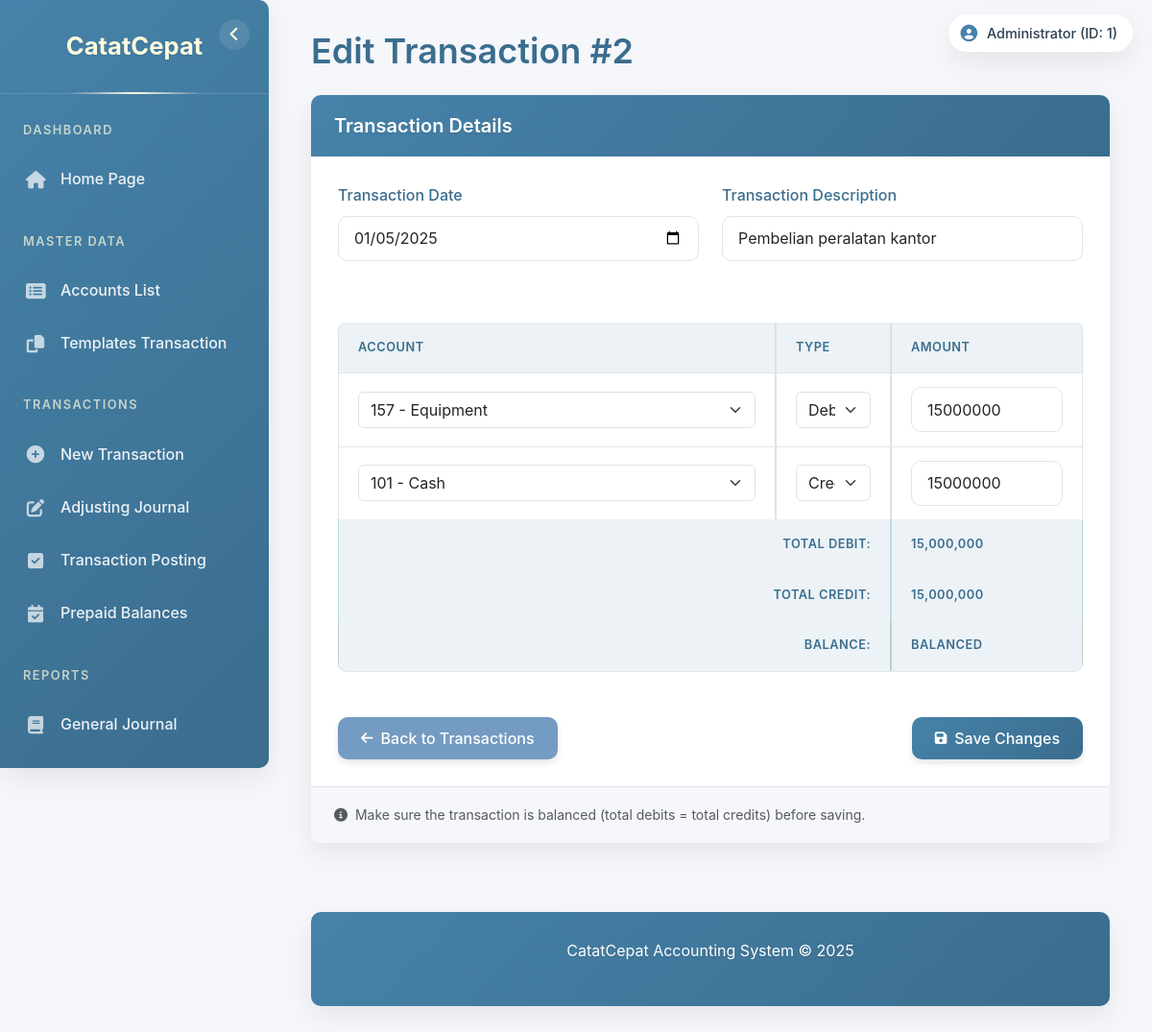
Page /index.php?page=edit_transaction&id=2 (signed in) on the committed database.
### tables this page shows
CREATE TABLE `users` (
  `id` int NOT NULL,
  `username` varchar(50) NOT NULL,
  `password` varchar(255) NOT NULL,
  `nama_lengkap` varchar(100) DEFAULT NULL,
  `roles` varchar(10) NOT NULL
);

CREATE TABLE `transaksi` (
  `id_transaksi` int NOT NULL,
  `tgl_transaksi` date NOT NULL,
  `nama_transaksi` varchar(100) NOT NULL,
  `post` varchar(1) NOT NULL DEFAULT '0',
  `hapus` varchar(1) NOT NULL DEFAULT '0',
  `adjustment_end_date` date DEFAULT NULL,
  `needs_adjustment` tinyint(1) NOT NULL DEFAULT '0',
  `adjustment_start_date` date DEFAULT NULL,
  `penyesuaian` tinyint(1) DEFAULT '0'
);

CREATE TABLE `detail_transaksi` (
  `id_detail_transaksi` int NOT NULL,
  `id_transaksi` int NOT NULL,
  `id_akun` int NOT NULL,
  `debit_kredit` varchar(1) NOT NULL,
  `nilai` int NOT NULL,
  `penyesuaian` tinyint(1) NOT NULL DEFAULT '0'
);

### pages/edit_transaction.php (the view, shortened to what this page needs)
<?php
$transaction_id = intval($_GET['id']);
$transaction_query = "SELECT id_transaksi, tgl_transaksi, nama_transaksi, post, hapus FROM transaksi WHERE id_transaksi = ?";
$stmt = $conn->prepare($transaction_query);
$stmt->bind_param("i", $transaction_id);
$stmt->execute();
$result = $stmt->get_result();
$transaction = $result->fetch_assoc();
$details_query = "SELECT dt.id_detail_transaksi, dt.id_akun, a.nama_akun, dt.debit_kredit, dt.nilai
                 FROM detail_transaksi dt
                 JOIN akun a ON dt.id_akun = a.id_akun
                 WHERE dt.id_transaksi = ?
                 ORDER BY dt.id_detail_transaksi";
$stmt = $conn->prepare($details_query);
$stmt->bind_param("i", $transaction_id);
$stmt->execute();
$result_details = $stmt->get_result();
$accounts_query = "SELECT id_akun, nama_akun FROM akun ORDER BY id_akun";
$accounts_result = $conn->query($accounts_query);
$accounts = [];
while ($row = $accounts_result->fetch_assoc()) {
    $accounts[$row['id_akun']] = $row['nama_akun'];
}
?>
<div class="row">
    <div class="col-md-12">
        <h1 class="mb-4">Edit Transaction #<?php echo $transaction_id; ?></h1>
        <div class="card">
            <div class="card-header bg-primary text-white">
                <div class="d-flex justify-content-between align-items-center">
                    <h5 class="mb-0">Transaction Details</h5>
                </div>
            </div>
            <div class="card-body">
                <form method="POST" action="" id="editTransactionForm">
                    <div class="row mb-3">
                        <div class="col-md-6">
                            <label for="tgl_transaksi" class="form-label">Transaction Date</label>
                            <input type="date" class="form-control" id="tgl_transaksi" name="tgl_transaksi"
                                value="<?php echo $transaction['tgl_transaksi']; ?>" required>
                        </div>
                        <div class="col-md-6">
                            <label for="nama_transaksi" class="form-label">Transaction Description</label>
                            <input type="text" class="form-control" id="nama_transaksi" name="nama_transaksi"
                                value="<?php echo htmlspecialchars($transaction['nama_transaksi']); ?>" required>
                        </div>
                    </div>
                    <h5 class="mt-4 mb-3">Transaction Entries</h5>
                    <div class="table-responsive">
                        <table class="table table-bordered" id="entriesTable">
                            <thead class="table-light">
                                <tr>
                                    <th>Account</th>
                                    <th width="120">Type</th>
                                    <th width="200">Amount</th>
                                </tr>
                            </thead>
                            <tbody>
                                <?php
                                $total_debit = 0;
                                $total_kredit = 0;
                                while ($detail = $result_details->fetch_assoc()) {
                                    if ($detail['debit_kredit'] == 'D') {
                                        $total_debit += $detail['nilai'];
                                    } else {
                                        $total_kredit += $detail['nilai'];
                                    }
                                ?>
                                    <tr>
                                        <td>
                                            <select name="account[]" class="form-select" required>
                                                <?php foreach ($accounts as $id => $name): ?>
                                                    <option value="<?php echo $id; ?>" <?php echo ($id == $detail['id_akun']) ? 'selected' : ''; ?>>
                                                        <?php echo $id . ' - ' . $name; ?>
                                                    </option>
                                                <?php endforeach; ?>
                                            </select>
                                        </td>
                                        <td>
                                            <select name="debit_kredit[]" class="form-select debit-kredit" required>
                                                <option value="D" <?php echo ($detail['debit_kredit'] == 'D') ? 'selected' : ''; ?>>Debit</option>
                                                <option value="K" <?php echo ($detail['debit_kredit'] == 'K') ? 'selected' : ''; ?>>Credit</option>
                                            </select>
                                        </td>
                                        <td>
                                            <input type="number" name="nilai[]" class="form-control nilai-input"
                                                value="<?php echo $detail['nilai']; ?>" min="1" required>
                                        </td>
                                    </tr>
                                <?php
                                }
                                ?>
                            </tbody>
                            <tfoot>
                                <tr class="table-info">
                                    <th colspan="2" class="text-end">Total Debit:</th>
                                    <th id="total-debit"><?php echo number_format($total_debit); ?></th>
                                </tr>
                                <tr class="table-info">
                                    <th colspan="2" class="text-end">Total Credit:</th>
                                    <th id="total-kredit"><?php echo number_format($total_kredit); ?></th>
                                </tr>
                                <tr id="balance-row" class="<?php echo ($total_debit == $total_kredit) ? 'table-success' : 'table-danger'; ?>">
                                    <th colspan="2" class="text-end">Balance:</th>
                                    <th id="balance"><?php echo ($total_debit == $total_kredit) ? 'BALANCED' : 'NOT BALANCED'; ?></th>
                                </tr>
                            </tfoot>
                        </table>
                    </div>
                    <div class="d-flex justify-content-between mt-4">
                        <a href="index.php?page=posting" class="btn btn-secondary">
                            <i class="fas fa-arrow-left"></i> Back to Transactions
                        </a>
                        <button type="submit" class="btn btn-primary" id="submitBtn">
                            <i class="fas fa-save"></i> Save Changes
                        </button>
                    </div>
                </form>
            </div>
            <div class="card-footer text-muted">
                <small>
                    <i class="fas fa-info-circle me-1"></i>
                    Make sure the transaction is balanced (total debits = total credits) before saving.
                </small>
            </div>
        </div>
    </div>
</div>

### index.php (shortened to what this page needs)
<?php
include "config/connect.php";
$page = isset($_GET['page']) ? $_GET['page'] : 'home';
$user_id = 0;
$nama_lengkap = $_SESSION['nama_lengkap'] ?? $_SESSION['username'];
$username = $_SESSION['username'];
$sql = "SELECT id FROM users WHERE username = ?";
$stmt = $conn->prepare($sql);
$stmt->bind_param("s", $username);
$stmt->execute();
$result = $stmt->get_result();
if ($user = $result->fetch_assoc()) {
    $user_id = $user['id'];
}
?>
<!DOCTYPE html>
<html lang="en">
<head>
    <link href="https://cdn.jsdelivr.net/npm/bootstrap@5.3.0-alpha1/dist/css/bootstrap.min.css" rel="stylesheet">
    <link rel="stylesheet" href="https://cdnjs.cloudflare.com/ajax/libs/font-awesome/6.4.0/css/all.min.css">
    <link rel="stylesheet" href="style.css">
</head>
<body>
    <div class="user-info">
        <i class="fas fa-user-circle"></i>
        <span><?php echo htmlspecialchars($nama_lengkap); ?> (ID: <?php echo htmlspecialchars($user_id); ?>)</span>
    </div>
    <div class="sidebar" id="sidebar">
        <button class="minimize-toggle" id="minimizeToggle">
            <i class="fas fa-angle-left"></i>
        </button>
        <div class="sidebar-brand">
            <span class="brand-full">CatatCepat</span>
        </div>
        <ul class="sidebar-nav">
            <li class="nav-section-title">Dashboard</li>
            <li class="nav-item">
                <a class="nav-link <?php echo $page == 'home' ? 'active' : ''; ?>" href="index.php">
                    <i class="fas fa-home"></i>
                    <span>Home Page</span>
                </a>
            </li>
            <li class="nav-section-title">Master Data</li>
            <li class="nav-item">
                <a class="nav-link <?php echo $page == 'accounts' ? 'active' : ''; ?>" href="index.php?page=accounts">
                    <i class="fas fa-list-alt"></i>
                    <span>Accounts List</span>
                </a>
            </li>
            <li class="nav-item">
                <a class="nav-link <?php echo $page == 'reaksi' ? 'active' : ''; ?>" href="index.php?page=reaksi">
                    <i class="fas fa-copy"></i>
                    <span>Templates Transaction</span>
                </a>
            </li>
            <li class="nav-section-title">Transactions</li>
            <li class="nav-item">
                <a class="nav-link <?php echo $page == 'input_transaction' ? 'active' : ''; ?>" href="index.php?page=input_transaction">
                    <i class="fas fa-plus-circle"></i>
                    <span>New Transaction</span>
                </a>
            </li>
            <li class="nav-item">
                <a class="nav-link <?php echo $page == 'adjusting_journal' ? 'active' : ''; ?>" href="index.php?page=adjusting_journal">
                    <i class="fas fa-edit"></i>
                    <span>Adjusting Journal</span>
                </a>
            </li>
            <li class="nav-item">
                <a class="nav-link <?php echo $page == 'posting' ? 'active' : ''; ?>" href="index.php?page=posting">
                    <i class="fas fa-check-square"></i>
                    <span>Transaction Posting</span>
                </a>
            </li>
            <li class="nav-item">
                <a class="nav-link <?php echo $page == 'prepaid_balances' ? 'active' : ''; ?>" href="index.php?page=prepaid_balances">
                    <i class="fas fa-calendar-check"></i>
                    <span>Prepaid Balances</span>
                </a>
            </li>
            <li class="nav-section-title">Reports</li>
            <li class="nav-item">
                <a class="nav-link <?php echo $page == 'journal' ? 'active' : ''; ?>" href="index.php?page=journal">
                    <i class="fas fa-book"></i>
                    <span>General Journal</span>
                </a>
            </li>
            <li class="nav-item">
                <a class="nav-link <?php echo $page == 'ledger' ? 'active' : ''; ?>" href="index.php?page=ledger">
                    <span>General Ledger</span>
                </a>
            </li>
        </ul>
    </div>
    <div class="main-content">
        <div class="container-fluid">
            <?php
            switch ($page) {
                case 'edit_transaction':
                    include 'pages/edit_transaction.php';
                    break;
            }
            ?>
            <div class="footer">
                <p>CatatCepat Accounting System &copy; <?php echo date('Y'); ?></p>
            </div>
        </div>
    </div>
</body>
</html>

### rows in the picture
users: id "1"
transaksi: tgl_transaksi "01/05/2025", nama_transaksi "Pembelian peralatan kantor"
detail_transaksi: id_akun "157 - Equipment", debit_kredit "Debit", nilai "15000000"
detail_transaksi: id_akun "101 - Cash", debit_kredit "Credit", nilai "15000000"

### other values in the picture
$nama_lengkap "Administrator"
$transaction_id "2"
$total_debit "15,000,000"
$total_kredit "15,000,000"
